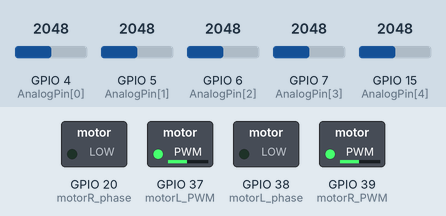
A sketch run on a simulated ESP32. Shown: switched loads named in the sketch (green lamp = pin HIGH). The inputs (shaded band) are chosen by the test bench; at power-on: GPIO 4 (AnalogPin[0]) = 2048, GPIO 15 (AnalogPin[4]) = 2048, GPIO 7 (AnalogPin[3]) = 2048, GPIO 6 (AnalogPin[2]) = 2048, GPIO 5 (AnalogPin[1]) = 2048. WiFi joins after 1.5 s; servers stay silent unless stated; uploads are accepted with an empty reply; what the sketch prints to the serial monitor is not drawn.

Above: at 2.7 s.
2.8 s: GPIO 4 (AnalogPin[0]) set to 215
At 4.7 s:
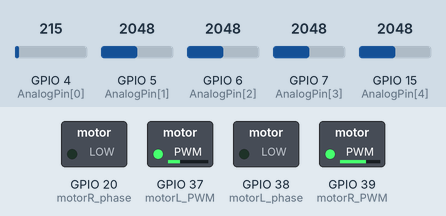
5.0 s: GPIO 15 (AnalogPin[4]) set to 2540
At 6.2 s:
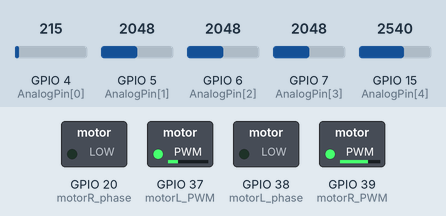
6.6 s: GPIO 7 (AnalogPin[3]) set to 3972
At 7.3 s:
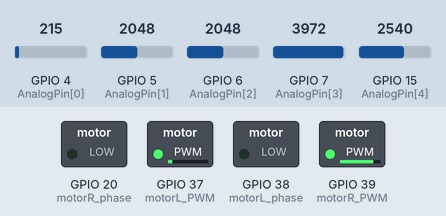
8.1 s: GPIO 15 (AnalogPin[4]) set to 3972
At 8.5 s:
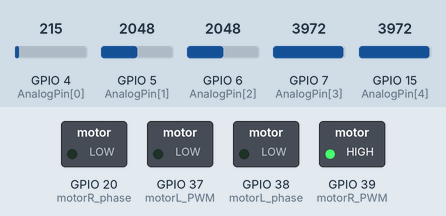
9.6 s: GPIO 6 (AnalogPin[2]) set to 215
At 10.9 s:
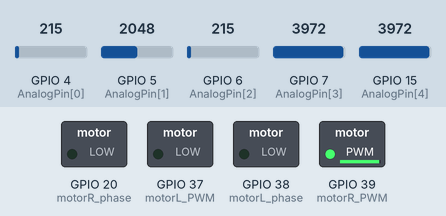
11.2 s: GPIO 5 (AnalogPin[1]) set to 2540
At 12.0 s:
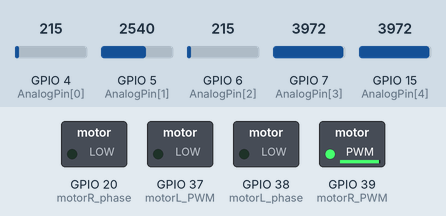
Timing chart, 0 to 30.5 s (numbered marks = the images above; inputs shaded):
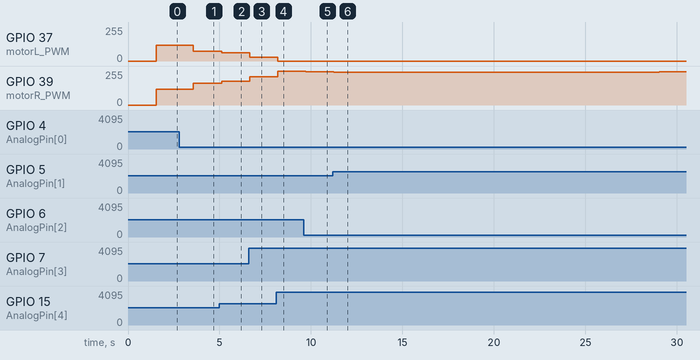

The sketch:

server_attempt.ino
```cpp
#include <Arduino.h>
#include <WiFi.h>

// WiFi details
char ssid[] = "iot";
char password[] = "nonusurpingly11barkentines";

char server[] = "3.250.38.184";
int port = 8000;

WiFiClient client;

// Analog sensor pins and values
int AnalogValue[5] = {0, 0, 0, 0, 0};
int AnalogValueMinus[5] = {0, 0, 0, 0, 0};
int AnalogPin[5] = {4, 5, 6, 7, 15};

// Motor pins
int motorL_PWM = 37;
int motorL_phase = 38;
int motorR_PWM = 39;
int motorR_phase = 20;

// PID constants
float Kp = 200;
float Ki = 0.01;
float Kd = 0.01;

float position, error, integral = 0, derivative, correction, lastError = 0;
int MAX_SPEED = 255;
int BASE_SPEED = 120;

// Distance sensor
int distance_sensor = 16;
int distance = 0;

// Navigation variables
bool nodeDetected = false;
int nodesVisited = 1;
int currentNode = 4;
int previousNode = 6;  // Robot starts from direction of node 4
bool firstNode = true;  // Flag to handle first node specially

// Path planning variables
int optimizedPath[21];  // Will store the complete optimized path
int optimizedPathLength;
bool pathOptimized = false;
int target;

// Node connection layout with distances
const int nodeConnection[7][7] = {
  {0, 0, 0, 0, 2, 2, 0},
  {0, 0, 0, 0, 0, 2, 1},
  {0, 0, 0, 2, 0, 2, 0},
  {0, 0, 2, 0, 0, 0, 4},
  {2, 0, 0, 0, 0, 0, 4},
  {2, 2, 2, 0, 0, 0, 0},
  {0, 1, 0, 4, 4, 0, 0}
};

// Define turn directions for each valid node connection
// Format: [current_node][from_node][to_node] = turn_direction
// Turn direction: 0 = straight, 1 = right, 2 = left, 3 = around, -1 = invalid
const int nodeTurns[7][7][7] = {
    // Node 0 (top)
    {{-1,-1,-1,-1,-1,-1,-1},  // from 0
     {-1,-1,-1,-1,-1,-1,-1},  // from 1
     {-1,-1,-1,-1,-1,-1,-1},  // from 2
     {-1,-1,-1,-1,-1,-1,-1},  // from 3
     {-1,-1,-1,-1,3,0,-1},    // from 4
     {-1,-1,-1,-1,0,3,-1},    // from 5
     {-1,-1,-1,-1,-1,-1,-1}}, // from 6

    // Node 1 (inner middle)
    {{-1,-1,-1,-1,-1,-1,-1},  // from 0
     {-1,-1,-1,-1,-1,-1,-1},  // from 1 (invalid)
     {-1,-1,-1,-1,-1,-1,-1},  // from 2
     {-1,-1,-1,-1,-1,-1,-1},  // from 3
     {-1,-1,-1,-1,-1,-1,-1},  // from 4
     {-1,-1,-1,-1,-1,3,0},    // from 5
     {-1,-1,-1,-1,-1,0,3}},   // from 6

    // Node 2 (bottom)
    {{-1,-1,-1,-1,-1,-1,-1},     // from 0
     {-1,-1,-1,-1,-1,-1,-1},  // from 1
     {-1,-1,-1,-1,-1,-1,-1},  // from 2 (invalid)
     {-1,-1,-1,3,-1,0,-1},   // from 3 (to 5=left)
     {-1,-1,-1,-1,-1,-1,-1},  // from 4
     {-1,-1,-1,0,-1,3,-1},   // from 5 (to 3=right)
     {-1,-1,-1,-1,-1,-1,-1}}, // from 6

    // Node 3 (bottom right)
    {{-1,-1,-1,-1,-1,-1,-1},    // from 0
     {-1,-1,-1,-1,-1,-1,-1},  // from 1
     {-1,-1,3,-1,-1,-1,0},   // from 2 (to 6=right)
     {-1,-1,-1,-1,-1,-1,-1},  // from 3 (invalid)
     {-1,-1,-1,-1,-1,-1,-1},  // from 4
     {-1,-1,-1,-1,-1,-1,-1},  // from 5
     {-1,-1,0,-1,-1,-1,3}},  // from 6 (to 2=left)

    // Node 4 (top right)
    {{3,-1,-1,-1,-1,-1,0},    // from 0 (to 6=right)
     {-1,-1,-1,-1,-1,-1,-1},  // from 1
     {-1,-1,-1,-1,-1,-1,-1},  // from 2
     {-1,-1,-1,-1,-1,-1,-1},  // from 3
     {-1,-1,-1,-1,-1,-1,-1},  // from 4 (invalid)
     {-1,-1,-1,-1,-1,-1,-1},  // from 5
     {0,-1,-1,-1,-1,-1,3}},  // from 6 (to 0=left)

    // Node 5 (left)
    {{3,2,0,-1,-1,-1,-1},    // from 0 (to 2=right)
     {1,3,2,-1,-1,-1,0},   // from 1 (to 6=straight)
     {0,1,3,-1,-1,-1,-1},   // from 2 (to 6=straight)
     {-1,-1,-1,-1,-1,-1,-1},  // from 3
     {-1,-1,-1,-1,-1,-1,-1},  // from 4
     {-1,-1,-1,-1,-1,-1,-1},  // from 5 (invalid)
     {-1,-1,-1,-1,-1,-1,-1}},   // from 6 (to 1=left, to 2=right)

    // Node 6 (right)
    {{-1,-1,-1,-1,-1,-1,-1},     // from 0 (to 3=straight, to 1=left)
     {-1,3,-1,1,2,-1,-1},     // from 1 (to 3/4/5=straight)
     {-1,-1,-1,-1,-1,-1,-1},  // from 2
     {-1,2,-1,3,0,-1,-1},     // from 3 (to 1=left, to 4=right)
     {-1,1,-1,0,3,-1,-1},     // from 4 (to 1=left, to 3=left)
     {-1,-1,-1,-1,-1,-1,-1},     // from 5 (to 3/4=straight, to 1=left)
     {-1,-1,-1,-1,-1,-1,-1}}  // from 6 (invalid)
};

// Function to find the vertex with minimum distance
int minDistance(int dist[], bool visited[], int V) {
    int min = INT_MAX;
    int min_index = -1;

    for (int v = 0; v < V; v++) {
        if (!visited[v] && dist[v] <= min) {
            min = dist[v];
            min_index = v;
        }
    }
    return min_index;
}

// Function to get the path from source to destination
void getPath(int parent[], int dest, int path[], int& pathLength) {
    if (parent[dest] == -1) {
        path[0] = dest;
        pathLength = 1;
        return;
    }

    getPath(parent, parent[dest], path, pathLength);
    path[pathLength] = dest;
    pathLength++;
}

// Function to find the shortest path between two nodes
void findShortestPath(int start, int end, int path[], int& pathLength) {
    const int V = 7; // Number of vertices
    int dist[V];     // Distance array
    bool visited[V]; // Visited array
    int parent[V];   // Parent array to reconstruct path

    // Initialize arrays
    for (int i = 0; i < V; i++) {
        dist[i] = INT_MAX;
        visited[i] = false;
        parent[i] = -1;
    }

    dist[start] = 0;

    // Find shortest path for all vertices
    for (int count = 0; count < V - 1; count++) {
        int u = minDistance(dist, visited, V);
        visited[u] = true;

        for (int v = 0; v < V; v++) {
            if (!visited[v] && nodeConnection[u][v] &&
                dist[u] != INT_MAX &&
                dist[u] + nodeConnection[u][v] < dist[v]) {
                dist[v] = dist[u] + nodeConnection[u][v];
                parent[v] = u;
            }
        }
    }

    // Get the path
    pathLength = 0;
    getPath(parent, end, path, pathLength);
}

// Function to calculate total distance of a path
int calculatePathDistance(int path[], int pathLength) {
    int totalDistance = 0;
    for (int i = 0; i < pathLength - 1; i++) {
        totalDistance += nodeConnection[path[i]][path[i + 1]];
    }
    return totalDistance;
}

// Function to find optimal route through multiple waypoints
void findOptimalRoute(int waypoints[], int numWaypoints, int finalPath[], int& finalPathLength) {
    finalPathLength = 0;
    int tempPath[7];  // Temporary array for each segment
    int tempLength;

    // Process each consecutive pair of waypoints
    for (int i = 0; i < numWaypoints - 1; i++) {
        // Find shortest path between current waypoint pair
        findShortestPath(waypoints[i], waypoints[i + 1], tempPath, tempLength);

        // Add path to final route (skip last node except for final segment to avoid duplicates)
        if (i < numWaypoints - 2) {
            tempLength--; // Don't include the last node as it will be the start of next segment
        }

        // Copy segment to final path
        for (int j = 0; j < tempLength; j++) {
            finalPath[finalPathLength++] = tempPath[j];
        }
    }
}

// Function to print the route details
void printRoute(int path[], int pathLength) {
    Serial.println("Optimal Route:");
    for (int i = 0; i < pathLength; i++) {
        Serial.print(path[i]);
        if (i < pathLength - 1) {
            Serial.print(" -> ");
        }
    }
    Serial.println();
    Serial.print("Total Distance: ");
    Serial.println(calculatePathDistance(path, pathLength));
}

void setMotorSpeed(int leftSpeed, int rightSpeed) {
  analogWrite(motorR_PWM, constrain(rightSpeed, 0, MAX_SPEED));
  analogWrite(motorL_PWM, constrain(leftSpeed, 0, MAX_SPEED));
}

void stop_motor() {
  analogWrite(motorR_PWM, 0);
  analogWrite(motorL_PWM, 0);
  delay(500);
}

void turnLeft() {
  setMotorSpeed(150, 150);
  delay(300);
  setMotorSpeed(0, 0);
  delay(200);
  digitalWrite(motorR_phase, HIGH);
  digitalWrite(motorL_phase, LOW);
  analogWrite(motorR_PWM, 150);
  analogWrite(motorL_PWM, 145);
  delay(450);
  digitalWrite(motorR_phase, LOW);
  digitalWrite(motorL_phase, LOW);
  analogWrite(motorR_PWM, 150);
  analogWrite(motorL_PWM, 145);
}

void turnRight() {
  setMotorSpeed(150, 150);
  delay(300);
  setMotorSpeed(0, 0);
  delay(200);
  digitalWrite(motorR_phase, LOW);
  digitalWrite(motorL_phase, HIGH);
  analogWrite(motorR_PWM, 145);
  analogWrite(motorL_PWM, 150);
  delay(450);
  digitalWrite(motorR_phase, LOW);
  digitalWrite(motorL_phase, LOW);
  analogWrite(motorR_PWM, 150);
  analogWrite(motorL_PWM, 145);
}

void turnAround() {
  setMotorSpeed(0, 0);
  delay(200);
  digitalWrite(motorR_phase, LOW);
  digitalWrite(motorL_phase, HIGH);
  analogWrite(motorR_PWM, 145);
  analogWrite(motorL_PWM, 150);
  delay(1000);  // Double the time of a normal turn
  digitalWrite(motorR_phase, LOW);
  digitalWrite(motorL_phase, LOW);
  analogWrite(motorR_PWM, 0);
  analogWrite(motorL_PWM, 0);
  delay(100);
}

void lineFollowPID() {
  digitalWrite(motorR_phase, LOW);
  digitalWrite(motorL_phase, LOW);

  int totalValue = 0;
  int weightedSum = 0;

  for (int i = 0; i < 5; i++) {
    AnalogValue[i] = analogRead(AnalogPin[i]);
    AnalogValueMinus[i] = 5000 - AnalogValue[i];
    totalValue += AnalogValueMinus[i];
    weightedSum += AnalogValueMinus[i] * (i + 1);
  }

  position = (totalValue > 0) ? (float)weightedSum / totalValue : 3;
  error = position - 3.0;
  integral += error;
  derivative = error - lastError;
  correction = (Kp * error) + (Ki * integral) + (Kd * derivative);
  lastError = error;

  int leftSpeed = BASE_SPEED + correction;
  int rightSpeed = BASE_SPEED - correction;
  setMotorSpeed(leftSpeed, rightSpeed);
}

void checkObstacle() {
  distance = analogRead(distance_sensor);
  if (distance > 2800) {
    stop_motor();
    turnAround();
  }
}

void returnToLine() {
  bool lineDetected = false;

  for (int i = 0; i < 5; i++) {
    AnalogValue[i] = analogRead(AnalogPin[i]);
    AnalogValueMinus[i] = 5000 - AnalogValue[i];
    if (AnalogValueMinus[i] > 2500) {
      lineDetected = true;
      break;
    }
    else {
      lineDetected = false;
    }
  }

  if (lineDetected) {
    lineFollowPID();
  } else {
    digitalWrite(motorR_phase, HIGH);
    digitalWrite(motorL_phase, HIGH);
    setMotorSpeed(100, 100);
    delay(500);
    setMotorSpeed(0, 0);
    delay(200);
  }
}

String getNextTurn(int current, int prev, int next) {
    // Get turn direction from the 3D matrix
    int turnDirection = nodeTurns[current][prev][next];

    switch(turnDirection) {
        case 0: return "straight";
        case 1: return "left";
        case 2: return "right";
        case 3: return "around";
        default: return "straight"; // Default case
    }
}

void handleNode() {
    if (!pathOptimized) {
        stop_motor();
        while(1);
        return;
    }

    // Print debug information for every node detection
    Serial.print("Node detected! Current node: ");
    Serial.print(currentNode);
    Serial.print(", Previous node: ");
    Serial.print(previousNode);
    Serial.print(", Nodes visited: ");
    Serial.println(nodesVisited);

    if (firstNode) {
        // Special handling for first node
        firstNode = false;

        // Get next node from optimized path
        int nextNode = optimizedPath[1];

        String turn = getNextTurn(currentNode, previousNode, nextNode);
        Serial.print("First node turn direction: ");
        Serial.println(turn);

        if (turn == "left") {
            turnLeft();
        } else if (turn == "right") {
            turnRight();
        } else if (turn == "around") {
            turnAround();
        }
        else {
        // Go straight
          setMotorSpeed(BASE_SPEED, BASE_SPEED);
          delay(200);
        }

        previousNode = currentNode;  // Update previous node
        currentNode = nextNode;      // Update current node to where we're heading
        nodesVisited = 1;
        return;
    }

    if (nodesVisited >= optimizedPathLength - 1) {
        stop_motor();
        while(1); // End of path
        return;
    }

    // Get next node from the path
    int nextNode = optimizedPath[nodesVisited + 1];

    // Get the turn direction based on current position and next node
    String turn = getNextTurn(currentNode, previousNode, nextNode);

    Serial.print("At node: ");
    Serial.print(currentNode);
    Serial.print(" from: ");
    Serial.print(previousNode);
    Serial.print(" to: ");
    Serial.print(nextNode);
    Serial.print(" turn: ");
    Serial.println(turn);

    // Execute the turn
    if (turn == "left") {
        turnLeft();
    } else if (turn == "right") {
        turnRight();
    } else if (turn == "around") {
        turnAround();
    } else {
        // Go straight
        setMotorSpeed(BASE_SPEED, BASE_SPEED);
        delay(200);
    }

    previousNode = currentNode;      // Update previous node before updating current
    currentNode = nextNode;          // Update current node to where we're heading
    nodesVisited++;
}

void detectNode() {
  int totalValue = 0;
  for (int i = 0; i < 5; i++) {
    AnalogValue[i] = analogRead(AnalogPin[i]);
    AnalogValueMinus[i] = 5000 - AnalogValue[i];
    totalValue += AnalogValueMinus[i];
  }
  if (totalValue > 15800 && !nodeDetected) {
    nodeDetected = true;
    handleNode();
    delay(200);  // Debounce delay
  } else if (totalValue <= 15800) {
    nodeDetected = false;
  }
}

// WiFi ---------------------------------------------------------------------------------

void connectToWiFi() {
  WiFi.begin(ssid, password);
  while (WiFi.status() != WL_CONNECTED) {
    delay(2);
  }
  Serial.println(WiFi.localIP());
}

void sendPostRequest(int position) {
  if (WiFi.status() != WL_CONNECTED) {
    connectToWiFi();
  }
  String postBody = "position=" + String(position);
  Serial.println(port);
  if (client.connect(server, port)) {
    client.println("POST /api/arrived/dggb1873 HTTP/1.1");
    client.println("Host: " + String(server));
    client.println("Content-Type: application/x-www-form-urlencoded");
    client.print("Content-Length: ");
    client.println(postBody.length());
    client.println();
    client.println(postBody);
  }
}

String readResponse() {
  String response = "";
  unsigned long timeout = millis() + 150;
  while (client.connected() && millis() < timeout) {
    while (client.available()) {
      response += (char)client.read();
    }
  }
  if (response == "") {
    Serial.println("No response");
  }
  return response;
}

String getResponseBody(String& response) {
  int split = response.indexOf("\r\n\r\n");
  if (split == -1) {
    return "";
  }
  String body =  response.substring(split + 4);
  body.trim();
  return body;
}

void setup() {
    // Initialize pins (unchanged)
    for (int i = 0; i < 5; i++) pinMode(AnalogPin[i], INPUT);
    pinMode(motorR_PWM, OUTPUT);
    pinMode(motorR_phase, OUTPUT);
    pinMode(motorL_PWM, OUTPUT);
    pinMode(motorL_phase, OUTPUT);
    pinMode(distance_sensor, INPUT);

    Serial.begin(9600);

    connectToWiFi();
    String response = readResponse();
    String body = getResponseBody(response);
    target = body.toInt();
    client.stop();

    int newPath[21];
    newPath[0] = 0;  // Start at current node (0)
    newPath[1] = target;
    findOptimalRoute(newPath, 2, optimizedPath, optimizedPathLength); // Corrected to 2 waypoints
    pathOptimized = true;

    // Print the optimized route for debugging
    Serial.println("\nStarting at node 0, facing from node 4");
    printRoute(optimizedPath, optimizedPathLength);

    // Initialize starting position correctly
    currentNode = 0;     // Robot starts at node 0
    previousNode = 4;    // Coming from direction of node 4
    nodesVisited = 0;    // Start with 0 nodes visited
    firstNode = true;    // Set first node flag
}

void loop() {
  lineFollowPID();
  returnToLine();
  // checkObstacle();
  if(currentNode == target) {
    connectToWiFi();
    sendPostRequest(currentNode);  // Send current position as the arrived node
    String response = readResponse();
    String body = getResponseBody(response);
    int newTarget = body.toInt();
    client.stop();

    int newPath[21];
    newPath[0] = currentNode;  // Start from current position
    newPath[1] = newTarget;    // New target received
    findOptimalRoute(newPath, 2, optimizedPath, optimizedPathLength); // 2 waypoints
    target = newTarget;
    pathOptimized = true;
    printRoute(optimizedPath, optimizedPathLength);

    // Reset navigation variables for the new path
    nodesVisited = 0;
    firstNode = true;   // Treat the next node as the first in the new path
  }
  detectNode();
  delay(2);
}
```

Measured:
- after the input at 2.8 s, GPIO 37 (motorL_PWM): 120/255 → 75/255 after 0.78 s; GPIO 39 (motorR_PWM): 120/255 → 164/255 after 0.78 s
- after the input at 5.0 s, GPIO 37 (motorL_PWM): 75/255 → 62/255 after 0.11 s; GPIO 39 (motorR_PWM): 164/255 → 177/255 after 0.11 s
- after the input at 6.6 s, GPIO 37 (motorL_PWM): 62/255 → 27/255 at once; GPIO 39 (motorR_PWM): 177/255 → 212/255 at once
- after the input at 8.1 s, GPIO 37 (motorL_PWM): 27/255 → 0/255 after 0.08 s; GPIO 39 (motorR_PWM): 212/255 → 255/255 after 0.08 s
- after the input at 9.6 s, GPIO 39 (motorR_PWM): 255/255 → 249/255 after 0.11 s
- after the input at 11.2 s, GPIO 39 (motorR_PWM): 249/255 → 247/255 at once, → 248/255 17.8 s later
